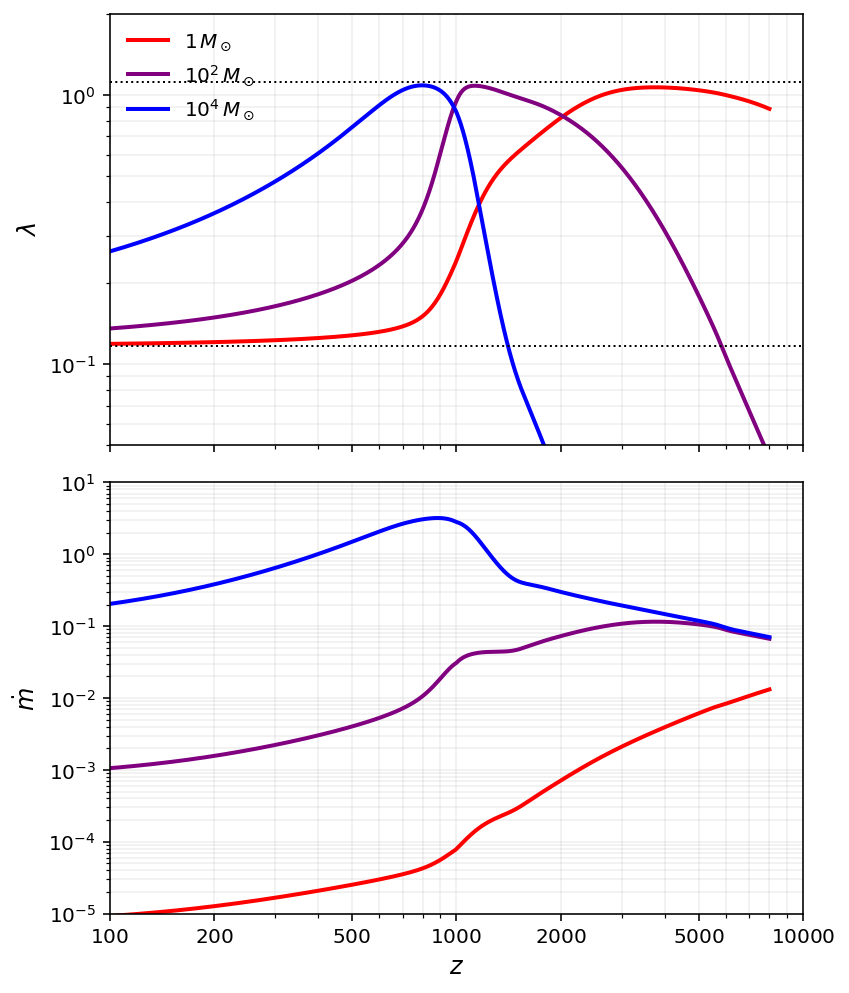

Source code (Python):
# -*- coding: utf-8 -*-

import numpy as np
import matplotlib.pyplot as plt

data = np.loadtxt(
    r"C:\Users\chara\OneDrive\python\HYREC-2-master\HYREC-2-master\output_xe.dat"
)

z = data[:,0]
xe = data[:,1]
Tm = data[:,2]

mask = (z >= 100) & (z <= 8000)

z = z[mask]
xe = xe[mask]
Tm = Tm[mask]

G = 6.67430e-11
c = 2.99792458e8
sigma_T = 6.6524587321e-29
m_p = 1.67262192369e-27
m_e = 9.1093837015e-31
k_B = 1.380649e-23
M_sun = 1.98847e30
a_rad = 7.5657e-16
T0 = 2.7255

H0 = 67.4 * 1000 / 3.085677581e22
Omega_b = 0.049

rho_crit0 = 3 * H0**2 / (8 * np.pi * G)
rho_b0 = Omega_b * rho_crit0

lambda_ad = 0.25 * (3.0/5.0)**1.5
lambda_iso = 0.25 * np.exp(1.5)

masses = [1, 1e2, 1e4]
labels = [r"$1\,M_\odot$", r"$10^2\,M_\odot$", r"$10^4\,M_\odot$"]
colors = ["red", "purple", "blue"]

def veff_calc(vB, vL):

    y = np.linspace(0,8,2000)

    P = np.sqrt(2/np.pi) * 3**1.5 * y**2 * np.exp(-1.5*y**2)
    P /= np.trapz(P, y)

    v = y[:,None] * vL[None,:]

    avg = np.trapz(
        P[:,None] * (vB[None,:]**2 + v**2)**(-3),
        y,
        axis=0
    )

    return avg**(-1/6)

def lambda_gamma(gamma):

    return lambda_ad + (lambda_iso - lambda_ad) * (
        gamma**2 / (88.0 + gamma**2)
    )**0.22

def lambda_beta(beta):

    return np.exp((9.0/2.0)/(3.0 + beta**0.75)) / (
        np.sqrt(1.0 + beta) + 1.0
    )**2

def lambda_total(gamma, beta):

    return lambda_gamma(gamma) * lambda_beta(beta) / lambda_iso

fig, axes = plt.subplots(2,1,figsize=(6,7),sharex=True)

for Mfac, label, color in zip(masses, labels, colors):

    M = Mfac * M_sun

    Tcmb = T0 * (1 + z)
    rho_cmb = a_rad * Tcmb**4
    rho_b = rho_b0 * (1 + z)**3

    vB = np.sqrt((1 + xe) * k_B * Tm / m_p)
    vL = np.minimum(1.0, z/1000.0) * 30000.0

    veff = veff_calc(vB, vL)

    tB = G * M / veff**3

    beta = (4/3) * xe * sigma_T * rho_cmb * tB / (m_p * c)

    gamma = (
        8 * xe * sigma_T * rho_cmb * tB
        / (3 * m_e * c * (1 + xe))
    )

    lam = lambda_total(gamma, beta)

    Mdot = 4 * np.pi * rho_b * (G*M)**2 * lam / veff**3

    Ledd = 4 * np.pi * G * M * m_p * c / sigma_T

    mdot = Mdot * c**2 / Ledd

    axes[0].loglog(z, lam, color=color, linewidth=2, label=label)
    axes[1].loglog(z, mdot, color=color, linewidth=2, label=label)

axes[0].axhline(lambda_iso, color="black", linestyle=":", linewidth=1)
axes[0].axhline(lambda_ad, color="black", linestyle=":", linewidth=1)

for ax in axes:
    ax.grid(True, which="both", alpha=0.2)
    ax.set_xlim(100, 10000)
    ax.set_xticks([100, 200, 500, 1000, 2000, 5000, 10000])
    ax.set_xticklabels(
        [r"$100$", r"$200$", r"$500$", r"$1000$",
         r"$2000$", r"$5000$", r"$10000$"]
    )

axes[0].set_ylim(0.05, 2)
axes[1].set_ylim(1e-5, 10)

axes[0].set_ylabel(r"$\lambda$", fontsize=12)
axes[1].set_ylabel(r"$\dot{m}$", fontsize=12)
axes[1].set_xlabel(r"$z$", fontsize=12)

axes[0].legend(frameon=False)

plt.tight_layout()
plt.show()





    
